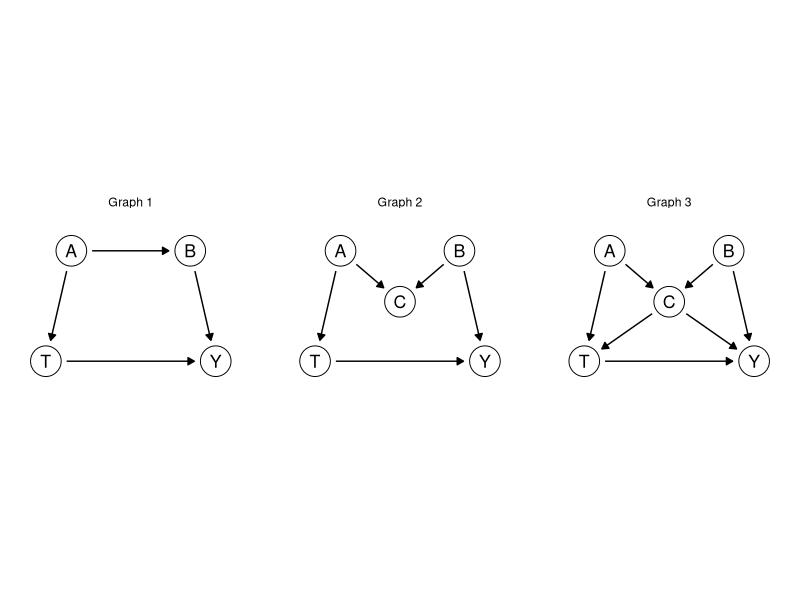
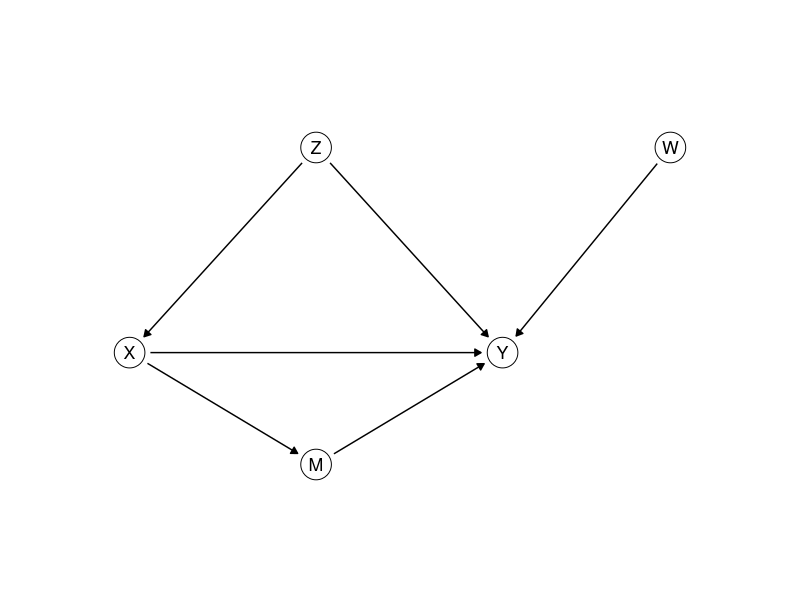

Generate these figures, in order, with R:
## ---- chunk 1
library(ggplot2)
library(dplyr)
theme_set(theme_minimal())

# Causal graphs: letters in circles, one panel per value of `panel`. A circle's size is
# fixed on the page, in inches, while the figure's size decides how many inches a data
# unit is. draw_dag measures both on the graphics device open when it is called, and
# stops every arrow `gap` inches short of the circles.
draw_dag <- function(nodes, edges, xlim = c(-0.5, 2.5), ylim = c(-0.4, 1.4), gap = 0.05) {
  if (!"panel" %in% names(nodes)) { nodes$panel <- ""; edges$panel <- "" }
  dot <- 10; stroke <- 0.5; lw <- 0.5
  p <- ggplot() +
    geom_point(data = nodes, aes(x, y), size = dot, shape = 21, fill = "white", stroke = stroke) +
    geom_text(data = nodes, aes(x, y, label = name), size = 4.5) +
    facet_wrap(~ panel, nrow = 1) +
    coord_fixed(xlim = xlim, ylim = ylim) +
    theme_void()
  # inches per data unit: the panels share what the strips and spacing leave of the figure
  inch <- function(u, f) f(u, "in", valueOnly = TRUE)
  g <- ggplotGrob(p)
  pp <- ggplot_build(p)$layout$panel_params[[1]]
  per_unit <- min((dev.size("in")[1] - sum(inch(g$widths, grid::convertWidth))) /
                    (length(unique(nodes$panel)) * diff(pp$x.range)),
                  (dev.size("in")[2] - sum(inch(g$heights, grid::convertHeight))) / diff(pp$y.range))
  # R draws a circle of radius 0.375 times its font size (shape 21); outline included
  r <- 0.375 * (dot * .pt + stroke * .stroke / 2) / 72 + stroke * .stroke / 2 / 96 / 2
  e <- edges |>
    left_join(nodes, by = c("panel", "from" = "name")) |> rename(x0 = x, y0 = y) |>
    left_join(nodes, by = c("panel", "to" = "name")) |>
    mutate(len = sqrt((x - x0)^2 + (y - y0)^2), ux = (x - x0) / len, uy = (y - y0) / len,
           # the end also clears half the line width, which the rounded tip adds
           s0 = (r + gap) / per_unit, s1 = (r + gap + lw * .pt / 96 / 2) / per_unit,
           xs = x0 + s0 * ux, ys = y0 + s0 * uy, xe = x - s1 * ux, ye = y - s1 * uy)
  p + geom_segment(data = e, aes(x = xs, y = ys, xend = xe, yend = ye),
                   arrow = arrow(length = unit(0.18, "cm"), type = "closed"), linewidth = lw)
}
## ---- chunk 2
graphs <- c("Graph 1", "Graph 2", "Graph 3")
nodes <- data.frame(panel = rep(graphs, times = c(4, 5, 5)),
                    name = c("T", "Y", "A", "B", rep(c("T", "Y", "A", "B", "C"), 2)),
                    x = c(0, 2, 0.3, 1.7, rep(c(0, 2, 0.3, 1.7, 1), 2)),
                    y = c(0, 0, 1.3, 1.3, rep(c(0, 0, 1.3, 1.3, 0.7), 2)))
edges <- data.frame(panel = rep(graphs, times = c(4, 5, 7)),
                    from = c("A", "A", "B", "T",
                             "A", "A", "B", "B", "T",
                             "A", "A", "B", "B", "T", "C", "C"),
                    to = c("T", "B", "Y", "Y",
                           "T", "C", "C", "Y", "Y",
                           "T", "C", "C", "Y", "Y", "T", "Y"))
draw_dag(nodes, edges, xlim = c(-0.4, 2.4), ylim = c(-0.4, 1.7))
## ---- chunk 3
draw_dag(data.frame(name = c("Z", "X", "M", "Y", "W"),
                    x = c(1, 0, 1, 2, 2.9), y = c(1.1, 0, -0.6, 0, 1.1)),
         data.frame(from = c("Z", "Z", "X", "M", "X", "W"),
                    to = c("X", "Y", "M", "Y", "Y", "Y")),
         xlim = c(-0.5, 3.4), ylim = c(-0.9, 1.4))
## ---- chunk 4
n <- 10000
# program 1: X causes Y
X1 <- rnorm(n); Y1 <- 2 * X1 + rnorm(n)
# program 2: Z causes both
Z2 <- rnorm(n); X2 <- Z2 + rnorm(n); Y2 <- Z2 + rnorm(n)
# program 3: X causes Y through M
X3 <- sqrt(2) * rnorm(n); M3 <- X3 + sqrt(2) * rnorm(n); Y3 <- 0.5 * M3 + rnorm(n)
## ---- chunk 5
cells <- data.frame(Z = c(1, 1, 1, 1, 0, 0, 0, 0),
                    W = c(1, 1, 0, 0, 1, 1, 0, 0),
                    T = c(1, 0, 1, 0, 1, 0, 1, 0),
                    n = c(70, 30, 100, 100, 80, 120, 50, 450),
                    accidents = c(21, 12, 10, 15, 4, 18, 1, 18))
# In base R, T means TRUE; inside dplyr verbs, T is the column
riders <- bind_rows(
  cells |> mutate(Y = 1, count = accidents),
  cells |> mutate(Y = 0, count = n - accidents)
) |>
  select(Z, W, T, Y, count) |>
  tidyr::uncount(count)
nrow(riders)
